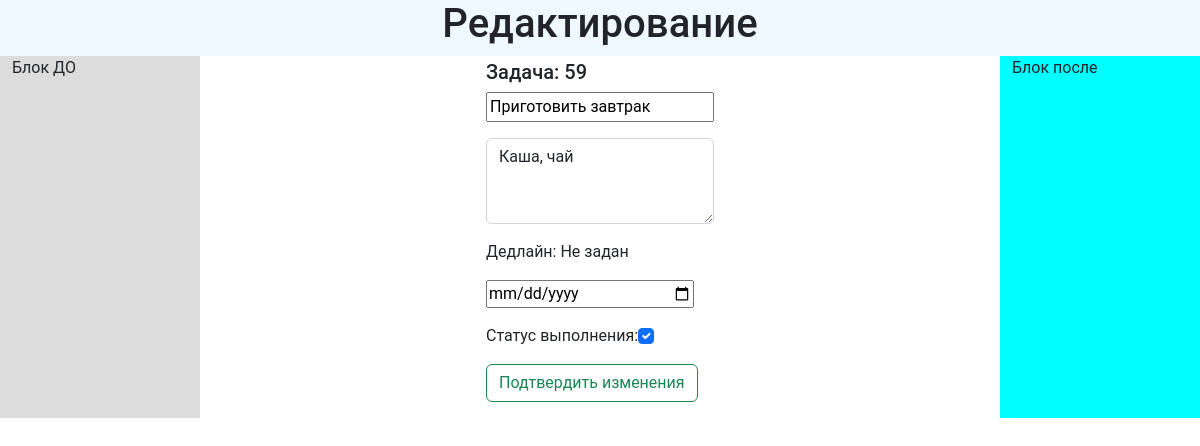
/edit/59/, run on the app's committed database.
### mysite/models.py (models this page shows, shortened)
class ToDo(models.Model):
    title = models.CharField('Название задания', max_length=500)
    is_complete = models.BooleanField('Завершено', default=False)
    description = models.TextField(null=True)
    created = models.DateTimeField(verbose_name='Время создания', default=datetime.datetime.now())
    deadline = models.DateField(null=True)
    class Meta:
        verbose_name = 'Задание'
        verbose_name_plural = 'Задания'

### mysite/views.py (the view)
# urls.py: path('edit/<int:todo_id>/', views.edit, name='edit'),
def edit(request, todo_id):
    todos = ToDo.objects.get(id=todo_id)
    context = {'todos': todos, 'title': 'Редактирование'}
    return render(request, 'mysite/edit.html', context)

### templates/mysite/edit.html (shortened to what this page needs)
{% extends 'mysite/layout.html' %}
{% block content %}
    <div class="container-fluid">
        <div class="row">
            <div style="background: aliceblue" class="col-md-12 col-xl-12">
                <h1 class="text-center">Редактирование</h1>
            </div>
        </div>
    </div>
    <div class="container-fluid">
        <div class="row mb-3">
            <div style="background: gainsboro" class="col-sm-2 col-md-2 col-xl-2">Блок ДО</div>
            <div  class="col-xl-8 col-md-8 col-sm-8 d-flex justify-content-center" >
                <form action="{% url 'update' todo_id=todos.id %}" method="post">
                    <label class="h5 mt-1">Задача: {{ todos.id }}</label>
                    <div class="mb-3">
                        <input type="text"  name="title" value="{{ todos.title }}">
                    </div>
                    <div class="mb-3">
                        <textarea class="form-control" rows="3"   name="description" >{{ todos.description }}</textarea>
                    </div>
                    <div class="mb-3">
                        {% if todos.deadline == None %}
                            <p>Дедлайн: Не задан</p>
                        {% else %}
                            <p>Дедлайн: {{ todos.deadline|date:"d.m.Y" }}</p>
                        {% endif %}
                    </div>
                    <div class="mb-3">
                        <input style="min-width: 13rem" type="date" name="deadline" value="{{todos.deadline}}">
                    </div>
                    <div class="mb-3">
                        {% if todos.is_complete == True %}
                            <label>Статус выполнения:</label><input class="form-check-input" type="checkbox"  name="is_complete" value="{{ todos.is_complete }}" checked>
                        {% else %}
                           <label>Статус выполнения:</label> <input class="form-check-input" type="checkbox"  name="is_complete" value="{{ todos.is_complete }}">
                        {% endif %}
                    </div>
                    <button style="min-width: 13rem" class="btn btn-outline-success mb-3" type="submit" >Подтвердить изменения</button>
                </form>
            </div>
            <div style="background: aqua" class="col-sm-2 col-md-2 col-xl-2">Блок после</div>
        </div>
    </div>
{% endblock content %}

### data on the page
ToDo: id "59", title "Приготовить завтрак", description "Каша, чай"
